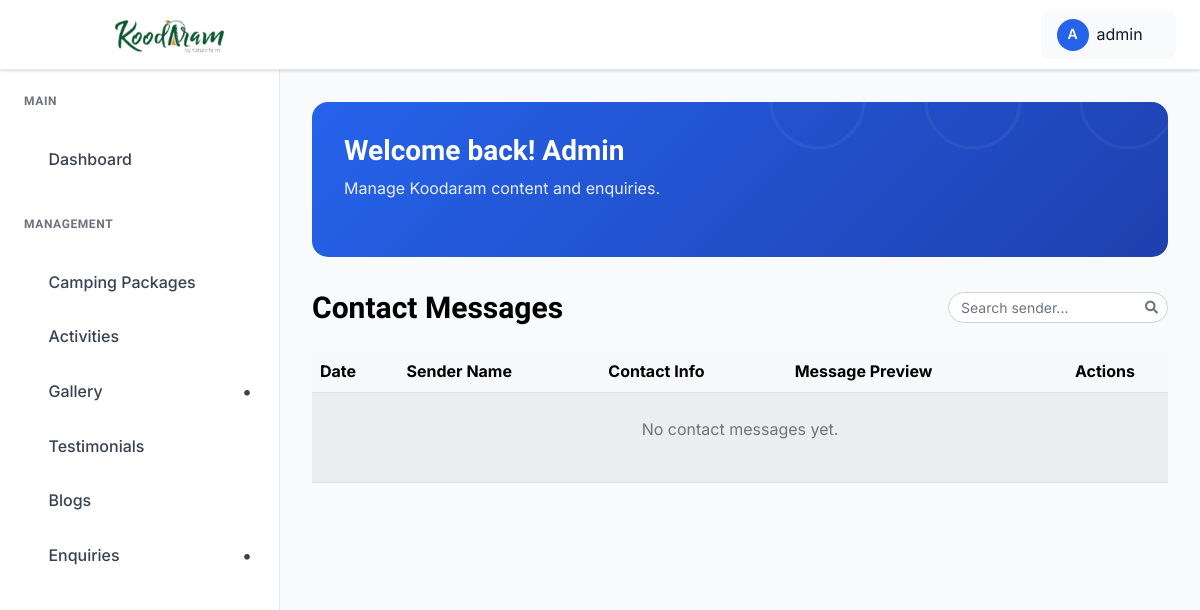
The app's page /dashboard/contacts/ (signed in), older data.
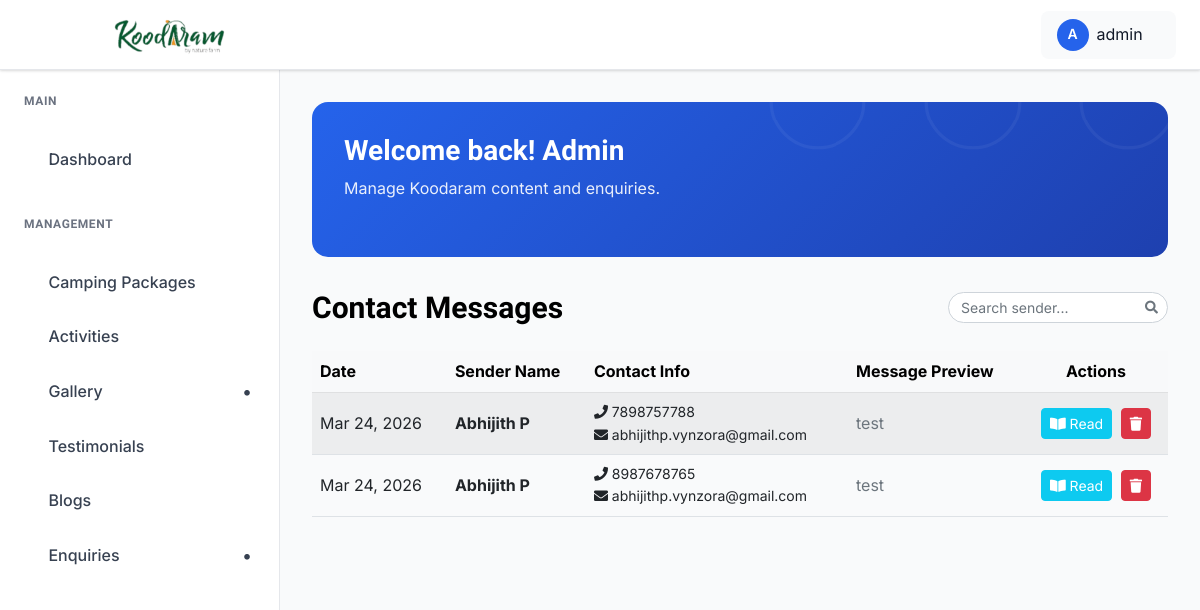
The same page, newer data.
### koodaram_app/models.py (models this page shows, shortened)
class ContactMessage(models.Model):
    first_name = models.CharField(max_length=100)
    last_name = models.CharField(max_length=100)
    phone = models.CharField(max_length=20)
    email = models.EmailField(blank=True, null=True)
    message = models.TextField(blank=True)
    created_at = models.DateTimeField(auto_now_add=True)

### koodaram_app/views.py (the view)
# urls.py: path("dashboard/contacts/", views.view_contacts, name="view_contacts"),
@login_required(login_url="admin_login")
def view_contacts(request):
    contacts = ContactMessage.objects.all().order_by("-created_at")
    paginator = Paginator(contacts, 10)
    page_number = request.GET.get("page")
    page_obj = paginator.get_page(page_number)
    return render(request, "admin_pages/view_contacts.html", {"contacts": page_obj})

### koodaram_app/context_processors.py (called while the page is built)
def _star_parts(rating: float) -> list[str]:
    rating = max(0.0, min(5.0, float(rating)))
    full = int(rating)
    remainder = rating - full
    half = 1 if remainder >= 0.25 and remainder < 0.75 else 0
    if remainder >= 0.75:
        full = min(5, full + 1)
    empty = max(0, 5 - full - half)
    return (["full"] * full) + (["half"] * half) + (["empty"] * empty)

def google_reviews(request) -> dict[str, Any]:
    rating = getattr(settings, "GOOGLE_REVIEW_RATING", 0.0)
    count = getattr(settings, "GOOGLE_REVIEW_COUNT", 0)
    url = getattr(settings, "GOOGLE_REVIEW_URL", "")
    return {
        "google_review_rating": rating,
        "google_review_count": count,
        "google_review_url": url,
        "google_review_stars": _star_parts(rating),
    }

### templates/admin_pages/view_contacts.html (shortened to what this page needs)
{% extends "admin_pages/base.html" %}
{% load static %}
{% block content %}
<div class="dashboard__form__wraper">
     <div class="create__course__title mb-4 d-flex flex-wrap justify-content-between align-items-center gap-2">
        <h4 class="mb-0">Contact Messages</h4>
        <div class="d-flex align-items-center gap-2 ms-auto">
            <div class="search-box">
                <input type="text" id="contactSearchInput" class="form-control form-control-sm" placeholder="Search sender...">
            </div>
        </div>
    </div>
    <div class="custom-table-container">
        <table class="table table-striped table-hover align-middle">
            <thead class="table-light">
                <tr>
                    <th scope="col">Date</th>
                    <th scope="col">Sender Name</th>
                    <th scope="col">Contact Info</th>
                    <th scope="col">Message Preview</th>
                    <th scope="col" class="text-center">Actions</th>
                </tr>
            </thead>
            <tbody>
                {% for contact in contacts %}
                <tr>
                    <td>{{ contact.created_at|date:"M d, Y" }}</td>
                    <td><strong>{{ contact.first_name }} {{ contact.last_name }}</strong></td>
                    <td>
                        <div class="d-flex flex-column small">
                            <span><i class="fas fa-phone"></i> {{ contact.phone }}</span>
                            {% if contact.email %}<span><i class="fas fa-envelope"></i> {{ contact.email }}</span>{% endif %}
                        </div>
                    </td>
                    <td class="text-muted">{{ contact.message|truncatewords:8 }}</td>
                    <td class="text-center">
                        <button type="button" class="btn btn-sm btn-info me-1 text-white" data-bs-toggle="modal" data-bs-target="#readContactModal{{ contact.id }}">
                            <i class="fas fa-book-open"></i> Read
                        </button>
                        <button type="button" class="btn btn-sm btn-danger" data-bs-toggle="modal" data-bs-target="#deleteContactModal{{ contact.id }}">
                            <i class="fas fa-trash"></i>
                        </button>
                    </td>
                </tr>
                {% empty %}
                <tr>
                    <td colspan="5" class="text-center py-4">
                        <p class="text-muted">No contact messages yet.</p>
                    </td>
                </tr>
                {% endfor %}
            </tbody>
        </table>
    </div>
</div>
{% endblock %}

Row changes from the older to the newer data that the page shows:
added ContactMessage: created_at "Mar 24, 2026", first_name "Abhijith", last_name "P", phone "7898757788", email "abhijithp.vynzora@gmail.com", message "test"
added ContactMessage: created_at "Mar 24, 2026", first_name "Abhijith", last_name "P", phone "8987678765", email "abhijithp.vynzora@gmail.com", message "test"
Text that changed along with them:
text no longer shown: "No contact messages yet."
